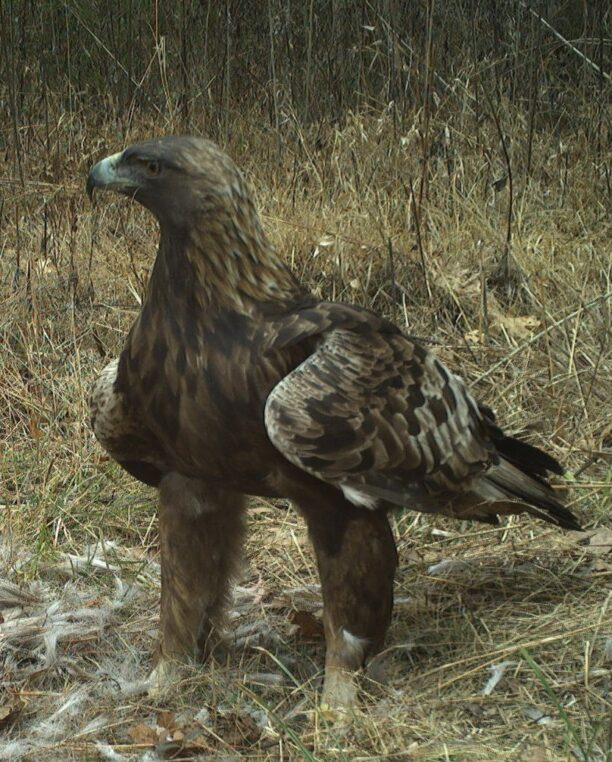
#> input picture tests/data/ak/1077-Bernheim_newpartner.jpg, 612 x 762 px, found by its file name
$ python COCO_demo.py
#> lines starting #> are read from the running program, lines starting #| are printed output that depends on the picture
"""
A simple COCO annotation visualization script using matplotlib. NO predictions are made, only visualized.
"""

import matplotlib.pyplot as plt
import matplotlib.patches as patches
from PIL import Image

# Load your image
image_path = 'tests/data/ak/1077-Bernheim_newpartner.jpg'
image = Image.open(image_path)
#> image is the input picture: PIL image 612x762 RGB; mean R, G, B 94.3, 90.4, 68.3

# Your annotation data
annotations = [
    {
        "segmentation": [],
        "area": 466344,
        "iscrowd": 0,
        "image_id": 23364344,
        "bbox": [
            0.0,
            0.0,
            612.0,
            762.0
        ],
        "category_id": 1,
        "id": 1,
        "keypoints": [
            175,
            139,
            2,
            153,
            168,
            2,
            146,
            161,
            2,
            86,
            191,
            2,
            138,
            183,
            2,
            138,
            183,
            2,
            86,
            191,
            2,
            257,
            325,
            2,
            146,
            332,
            2,
            265,
            407,
            2,
            146,
            466,
            0,
            503,
            503,
            2,
            562,
            474,
            2,
            369,
            310,
            2,
            317,
            488,
            2,
            205,
            481,
            2,
            354,
            570,
            2,
            198,
            563,
            2,
            339,
            682,
            2,
            190,
            652,
            2,
            436,
            384,
            2,
            480,
            421,
            2,
            585,
            526,
            2
        ],
        "num_keypoints": 23
    }
]

# Create a matplotlib figure
fig, ax = plt.subplots(1)
ax.imshow(image)

# Draw the bounding box
bbox = annotations[0]['bbox']
rect = patches.Rectangle((bbox[0], bbox[1]), bbox[2], bbox[3], linewidth=2, edgecolor='r', facecolor='none')
ax.add_patch(rect)

# Draw the keypoints
keypoints = annotations[0]['keypoints']
for i in range(0, len(keypoints), 3):
    x, y, v = keypoints[i], keypoints[i+1], keypoints[i+2]
    if v > 0:  # If visibility flag is > 0, draw the keypoint
        ax.plot(x, y, 'bo')  # Blue dot for keypoints

# Show the image with annotations
plt.axis('off')
plt.show()
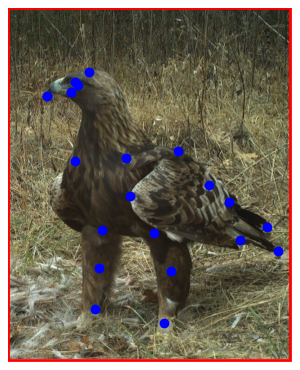
#> figure drawn by matplotlib, 1 panel

$ run again, with tests/data/ak/2236-Orrhult_511L.jpg copied over tests/data/ak/1077-Bernheim_newpartner.jpg
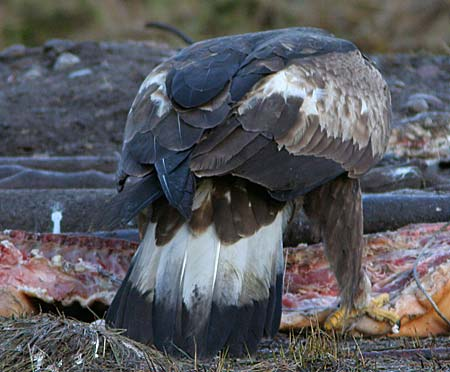
#> input picture tests/data/ak/2236-Orrhult_511L.jpg, 450 x 372 px, found by its file name
#> image is the input picture: PIL image 450x372 RGB; mean R, G, B 88.9, 89.6, 94.2
#> `plt.show()`:
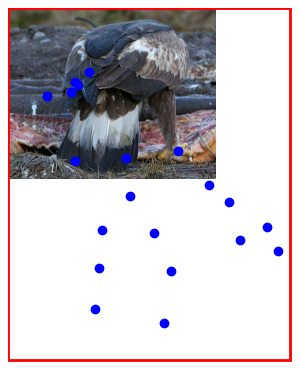
#> figure drawn by matplotlib, 1 panel
